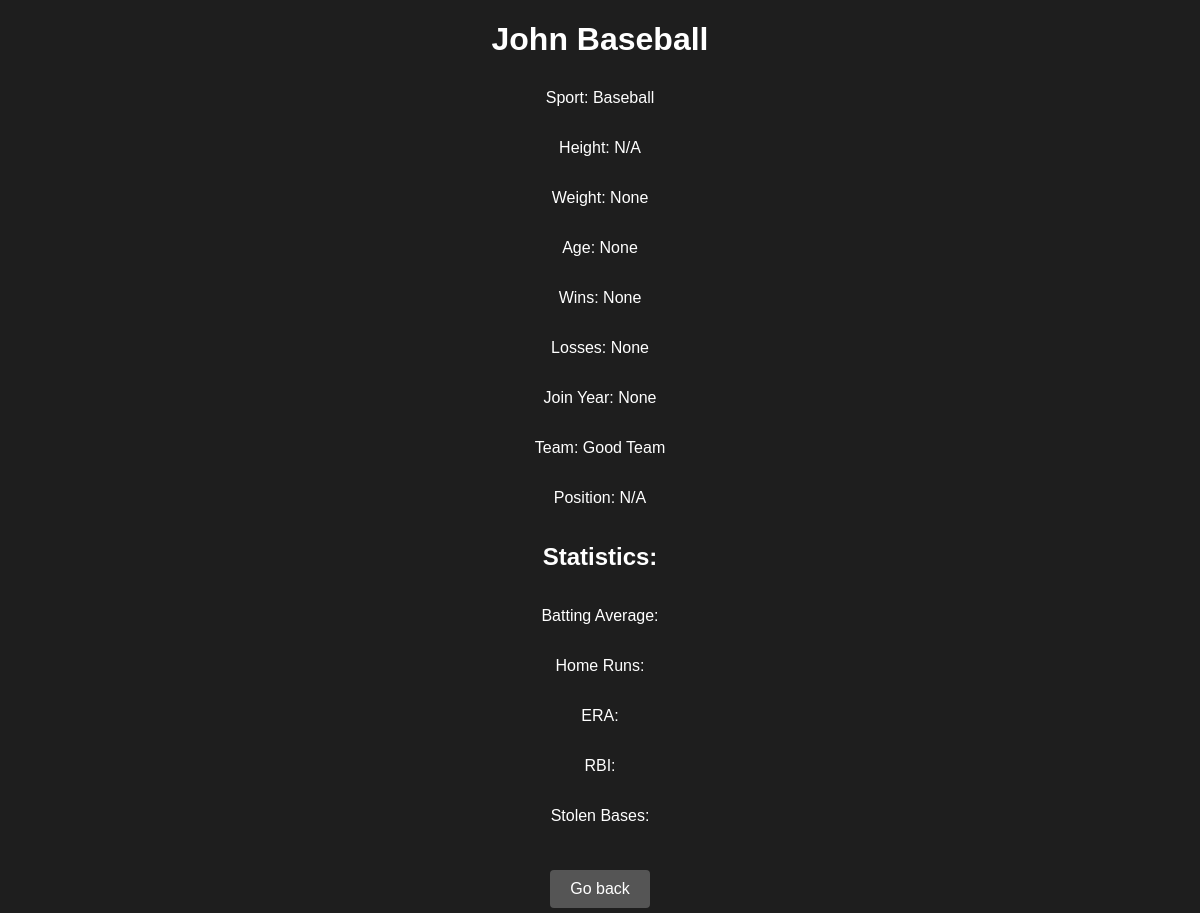
Page /Baseball/athlete/1 on the earlier database version.
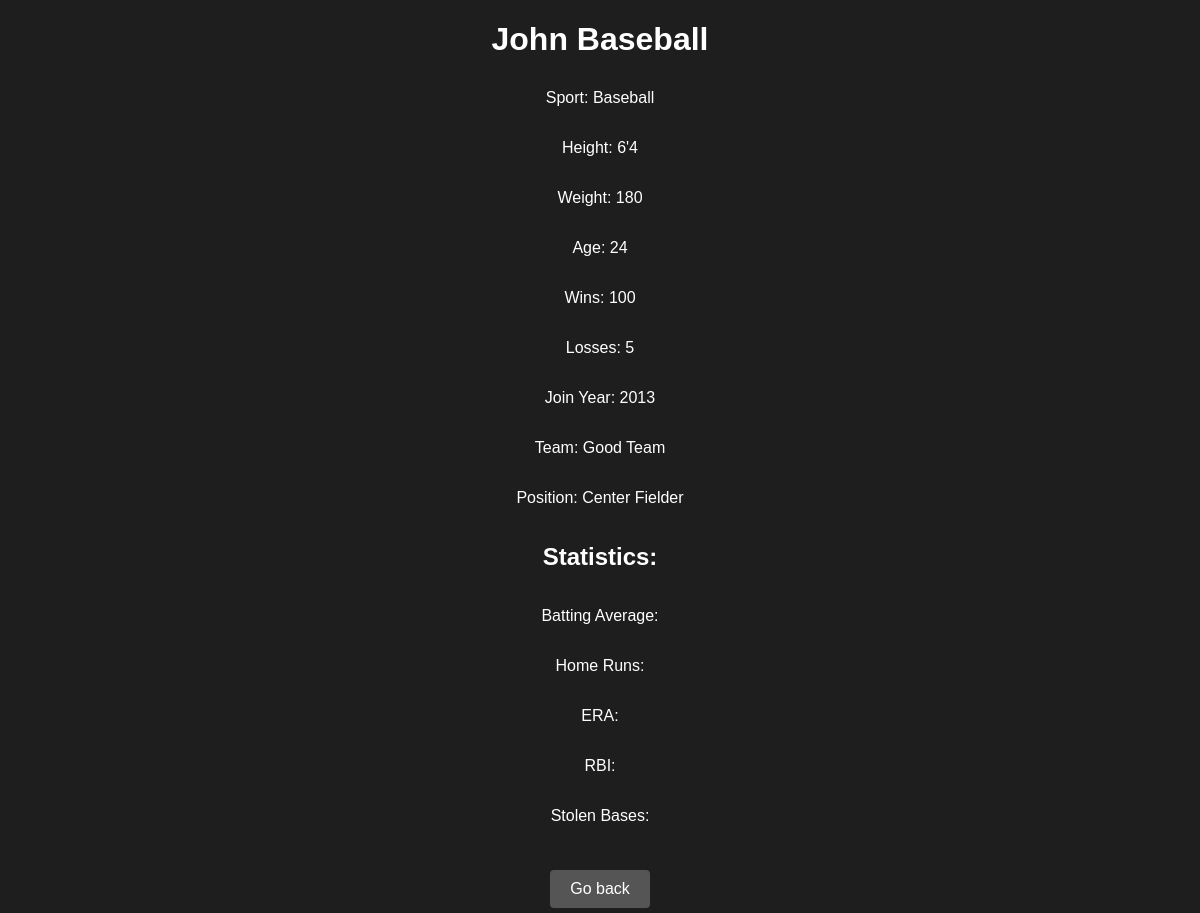
Same page on the later database version.
### main/models.py (models this page shows, shortened)
class Athlete(models.Model):
    SPORT_CHOICES = [
        ('Baseball', 'Baseball'),
        ('Basketball', 'Basketball'),
        ('Soccer', 'Soccer'),
        ('Football', 'Football'),
    ]
    id = models.AutoField(primary_key=True)
    firstName = models.CharField(max_length=20, default='N/A')
    lastName = models.CharField(max_length=20, default='N/A')
    height = models.CharField(max_length=5, default='N/A',blank=True, null=True)
    weight = models.IntegerField(blank=True, null=True)
    birthDate = models.DateField(blank=True, null=True)
    age = models.IntegerField(blank=True, null=True)
    wins = models.IntegerField(blank=True, null=True)
    losses = models.IntegerField(blank=True, null=True)
    joinYear = models.IntegerField(blank=True, null=True)
    sport = models.CharField(max_length=20, choices=SPORT_CHOICES, default='Baseball')
    teamName = models.CharField(max_length=20, default='N/A')
    position = models.CharField(max_length=20, default='N/A', blank=True, null=True)
    gamesPlayed = models.IntegerField(default=0, blank=True, null=True)

### main/views.py (the view)
# urls.py: path("<str:sport>/athlete/<str:athlete_id>", views.athlete_page, name="athlete_page"),
def athlete_page(request, sport, athlete_id):
    logged_in = request.session.get('logged_in', False)
    curr_user_name = request.session.get('curr_user_name', "")
    is_admin = False
    if logged_in and curr_user_name:
        try:
            user = User.objects.get(userName=curr_user_name)
            is_admin = user.isAdmin
        except User.DoesNotExist:
            is_admin = False
    athlete_id = int(athlete_id)
    athlete = Athlete.objects.filter(id=athlete_id).first()
    athlete_stats = None
    if sport == 'baseball':
        athlete_stats = get_object_or_404(BaseballStat, athlete=athlete)
    elif sport == 'basketball':
        athlete_stats = get_object_or_404(BasketballStat, athlete=athlete)
    elif sport == 'soccer':
        athlete_stats = get_object_or_404(SoccerStat, athlete=athlete)
    elif sport == 'football':
        athlete_stats = get_object_or_404(FootballStat, athlete=athlete)
    context = {
        "athlete": athlete,
        "athlete_stats": athlete_stats,
        "is_admin": is_admin,
        "sport": sport,
        "logged_in": logged_in,
    }
    return render(request, "main/athlete_page.html", context)

### main/templates/main/athlete_page.html (shortened to what this page needs)
{% load static %}
<!DOCTYPE html>
<html lang="en">
<head>
    <link rel="stylesheet" href="{% static 'styles.css' %}" />
</head>
<body>
    <h1>{{ athlete.firstName }} {{ athlete.lastName }}</h1>
    <p>Sport: {{ athlete.sport }}</p>
    <p>Height: {{ athlete.height }}</p>
    <p>Weight: {{ athlete.weight }}</p>
    <p>Age: {{ athlete.age }}</p>
    <p>Wins: {{ athlete.wins }}</p>
    <p>Losses: {{ athlete.losses }}</p>
    <p>Join Year: {{ athlete.joinYear }}</p>
    <p>Team: {{ athlete.teamName }}</p>
    <p>Position: {{ athlete.position }}</p>
    <h2>Statistics:</h2>
    {% if athlete.sport == 'Baseball' %}
        <p>Batting Average: {{ athlete_stats.battingAvg }}</p>
        <p>Home Runs: {{ athlete_stats.homeRuns }}</p>
        <p>ERA: {{ athlete_stats.era }}</p>
        <p>RBI: {{ athlete_stats.rbi }}</p>
        <p>Stolen Bases: {{ athlete_stats.stolenBases }}</p>
    {% elif athlete.sport == 'Basketball' %}
        <p>Points per Game: {{ athlete_stats.pointsPG }}</p>
        <p>Assists per Game: {{ athlete_stats.assistsPG }}</p>
        <p>Rebounds per Game: {{ athlete_stats.reboundsPG }}</p>
        <p>3-Point Percentage: {{ athlete_stats.threePPerc }}</p>
        <p>Free Throw Percentage: {{ athlete_stats.freeThrowPerc }}</p>
    {% elif athlete.sport == 'Soccer' %}
        <p>Goals Scored: {{ athlete_stats.goalsScored }}</p>
        <p>Shots: {{ athlete_stats.shots }}</p>
        <p>Saves: {{ athlete_stats.saves }}</p>
        <p>Fouls: {{ athlete_stats.fouls }}</p>
        <p>Minutes Played: {{ athlete_stats.minutesPlayed }}</p>
    {% elif athlete.sport == 'Football' %}
        <p>Passing Yards: {{ athlete_stats.passingYards }}</p>
        <p>Rushing Yards: {{ athlete_stats.rushingYards }}</p>
        <p>Tackles: {{ athlete_stats.tackles }}</p>
        <p>Sacks: {{ athlete_stats.sacks }}</p>
        <p>Interceptions: {{ athlete_stats.interceptions }}</p>
    {% endif %}
    <div class="additional-buttons">
        <form action="{% url 'sports_page' sport=sport %}" method="get" style="display:inline;">
            <button type="submit" class="btn-secondary">Go back</button>
        </form>
    </div>
</body>
</html>

Differences in the rows shown:
changed Athlete "John": height "N/A" → "6'4"; weight "None" → "180"; age "None" → "24"; wins "None" → "100"; losses "None" → "5"; joinYear "None" → "2013"; position "N/A" → "Center Fielder"
